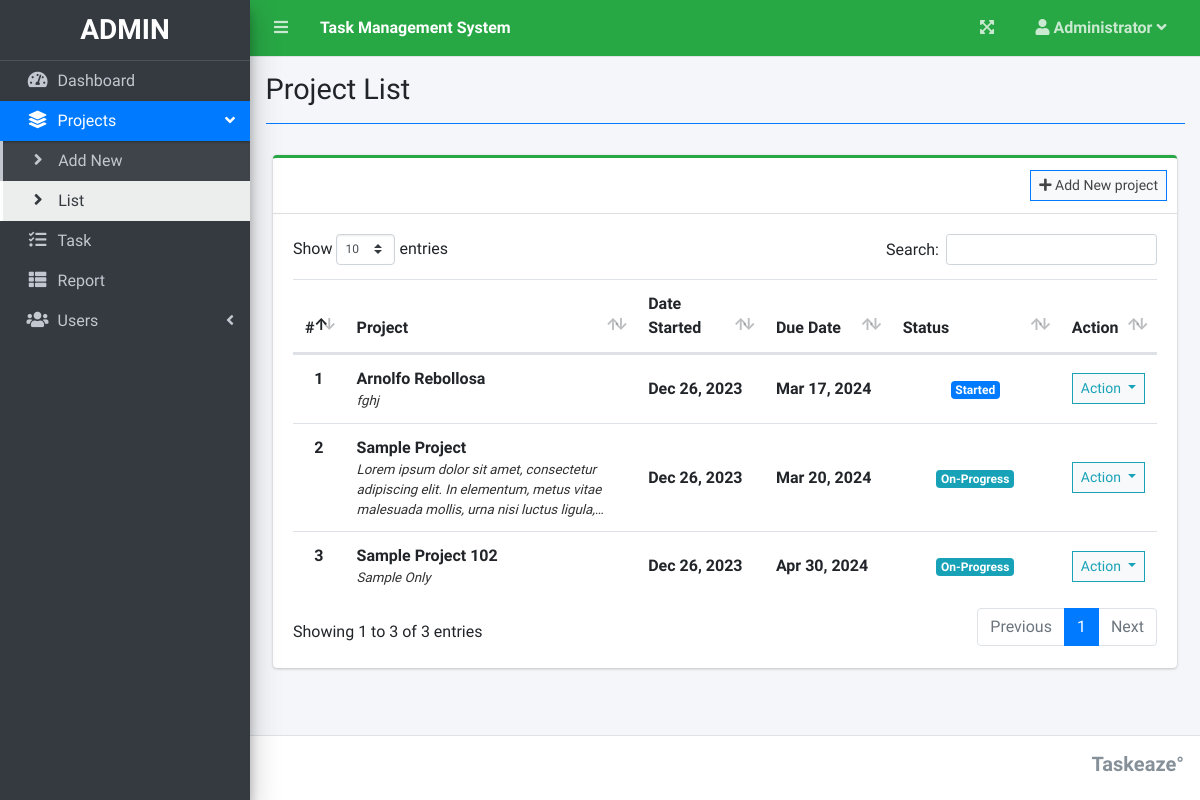
The app's page /index.php?page=project_list (signed in) with its own data.
### tables this page shows
CREATE TABLE `project_list` (
  `id` int(30) NOT NULL,
  `name` varchar(200) NOT NULL,
  `description` text NOT NULL,
  `status` tinyint(2) NOT NULL,
  `start_date` date NOT NULL,
  `end_date` date NOT NULL,
  `manager_id` int(30) NOT NULL,
  `user_ids` text NOT NULL,
  `date_created` datetime NOT NULL DEFAULT current_timestamp()
);

### project_list.php (the view, shortened to what this page needs)
<?php include'db_connect.php' ?>
<div class="col-lg-12">
	<div class="card card-outline card-success">
		<div class="card-header">
            <?php if($_SESSION['login_type'] != 3): ?>
			<div class="card-tools">
				<a class="btn btn-block btn-sm btn-default btn-flat border-primary" href="./index.php?page=new_project"><i class="fa fa-plus"></i> Add New project</a>
			</div>
            <?php endif; ?>
		</div>
		<div class="card-body">
			<table class="table tabe-hover table-condensed" id="list">
				<colgroup>
					<col width="5%">
					<col width="35%">
					<col width="15%">
					<col width="15%">
					<col width="20%">
					<col width="10%">
				</colgroup>
				<thead>
					<tr>
						<th class="text-center">#</th>
						<th>Project</th>
						<th>Date Started</th>
						<th>Due Date</th>
						<th>Status</th>
						<th>Action</th>
					</tr>
				</thead>
				<tbody>
					<?php
					$i = 1;
					$stat = array("Pending","Started","On-Progress","On-Hold","Over Due","Done");
					$where = "";
					$qry = $conn->query("SELECT * FROM project_list $where order by name asc");
					while($row= $qry->fetch_assoc()):
						$trans = get_html_translation_table(HTML_ENTITIES,ENT_QUOTES);
						unset($trans["\""], $trans["<"], $trans[">"], $trans["<h2"]);
						$desc = strtr(html_entity_decode($row['description']),$trans);
						$desc=str_replace(array("<li>","</li>"), array("",", "), $desc);
		                $cprog = $conn->query("SELECT * FROM task_list where project_id = {$row['id']} and status = 3")->num_rows;
		                $prod = $conn->query("SELECT * FROM user_productivity where project_id = {$row['id']}")->num_rows;
						if($row['status'] == 0 && strtotime(date('Y-m-d')) >= strtotime($row['start_date'])):
						if($prod  > 0  || $cprog > 0)
		                  $row['status'] = 2;
		                else
		                  $row['status'] = 1;
						elseif($row['status'] == 0 && strtotime(date('Y-m-d')) > strtotime($row['end_date'])):
						$row['status'] = 4;
						endif;
					?>
					<tr>
						<th class="text-center"><?php echo $i++ ?></th>
						<td>
							<p><b><?php echo ucwords($row['name']) ?></b></p>
							<p class="truncate"><?php echo strip_tags($desc) ?></p>
						</td>
						<td><b><?php echo date("M d, Y",strtotime($row['start_date'])) ?></b></td>
						<td><b><?php echo date("M d, Y",strtotime($row['end_date'])) ?></b></td>
						<td class="text-center">
							<?php
							  if($stat[$row['status']] =='Pending'){
							  	echo "<span class='badge badge-secondary'>{$stat[$row['status']]}</span>";
							  }elseif($stat[$row['status']] =='Started'){
							  	echo "<span class='badge badge-primary'>{$stat[$row['status']]}</span>";
							  }elseif($stat[$row['status']] =='On-Progress'){
							  	echo "<span class='badge badge-info'>{$stat[$row['status']]}</span>";
							  }elseif($stat[$row['status']] =='On-Hold'){
							  	echo "<span class='badge badge-warning'>{$stat[$row['status']]}</span>";
							  }elseif($stat[$row['status']] =='Over Due'){
							  	echo "<span class='badge badge-danger'>{$stat[$row['status']]}</span>";
							  }elseif($stat[$row['status']] =='Done'){
							  	echo "<span class='badge badge-success'>{$stat[$row['status']]}</span>";
							  }
							?>
						</td>
						<td class="text-center">
							<button type="button" class="btn btn-default btn-sm btn-flat border-info wave-effect text-info dropdown-toggle" data-toggle="dropdown" aria-expanded="true">
		                      Action
		                    </button>
						</td>
					</tr>
				<?php endwhile; ?>
				</tbody>
			</table>
		</div>
	</div>
</div>

### project_list.php (style rules this page uses)
table p { margin: unset !important; }
table td { vertical-align: middle !important }

### records on screen
project_list: name "Arnolfo Rebollosa", description "fghj", start_date "Dec 26, 2023", end_date "Mar 17, 2024", status "Started"
project_list: name "Sample Project", description "Lorem ipsum dolor sit amet, consectetur adipiscing elit. In elementum, metus vitae malesuada mollis, urna nisi luctus…", start_date "Dec 26, 2023", end_date "Mar 20, 2024", manager "On-Progress"
project_list: name "Sample Project 102", description "Sample Only", start_date "Dec 26, 2023", end_date "Apr 30, 2024", status "On-Progress"

### other values on screen
$_SESSION['system']['name'] "Task Management System"
$_SESSION['login_firstname'] "Administrator"
$title "Project List"
